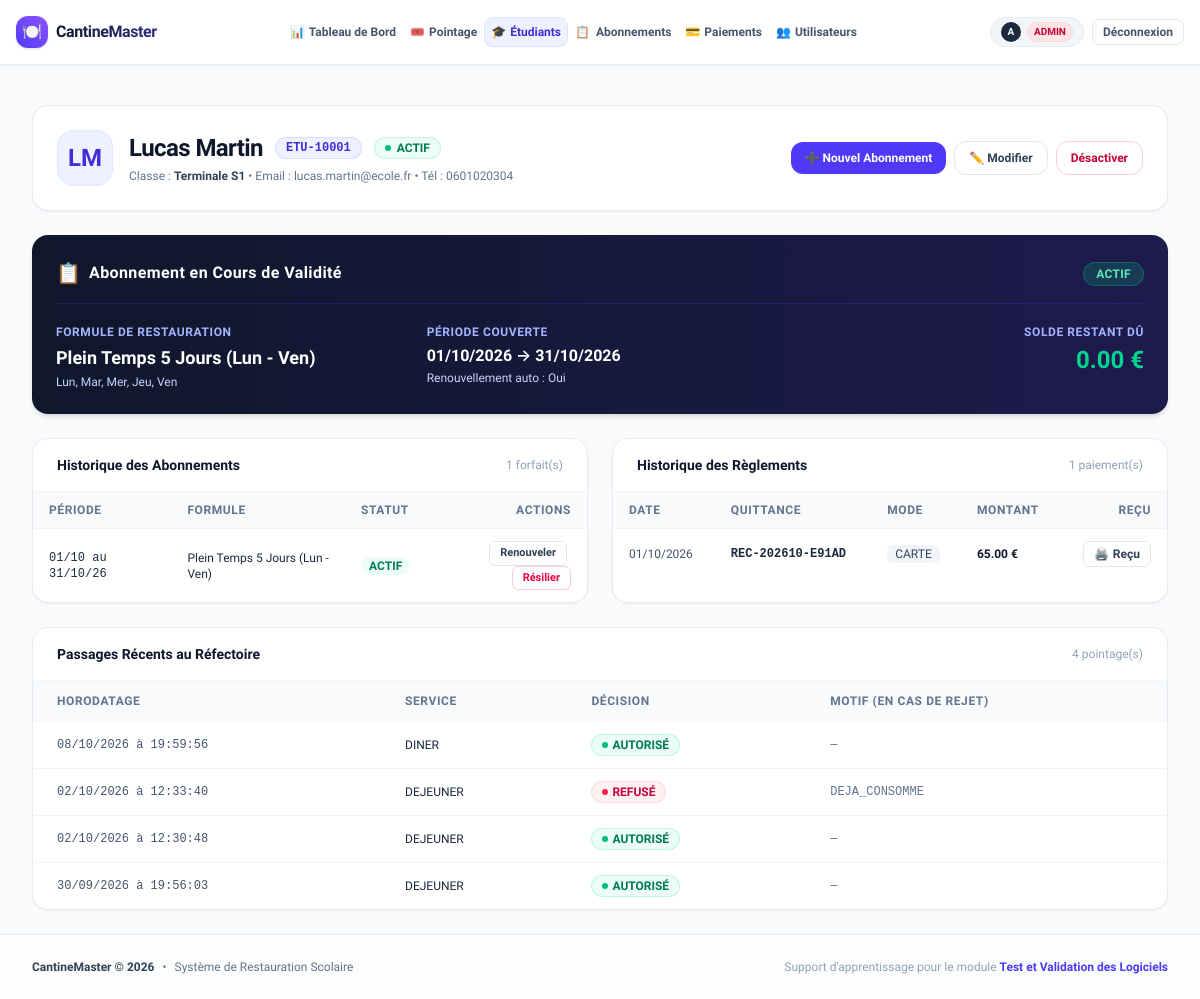
Page /students/1 (signed in) on the earlier database version.
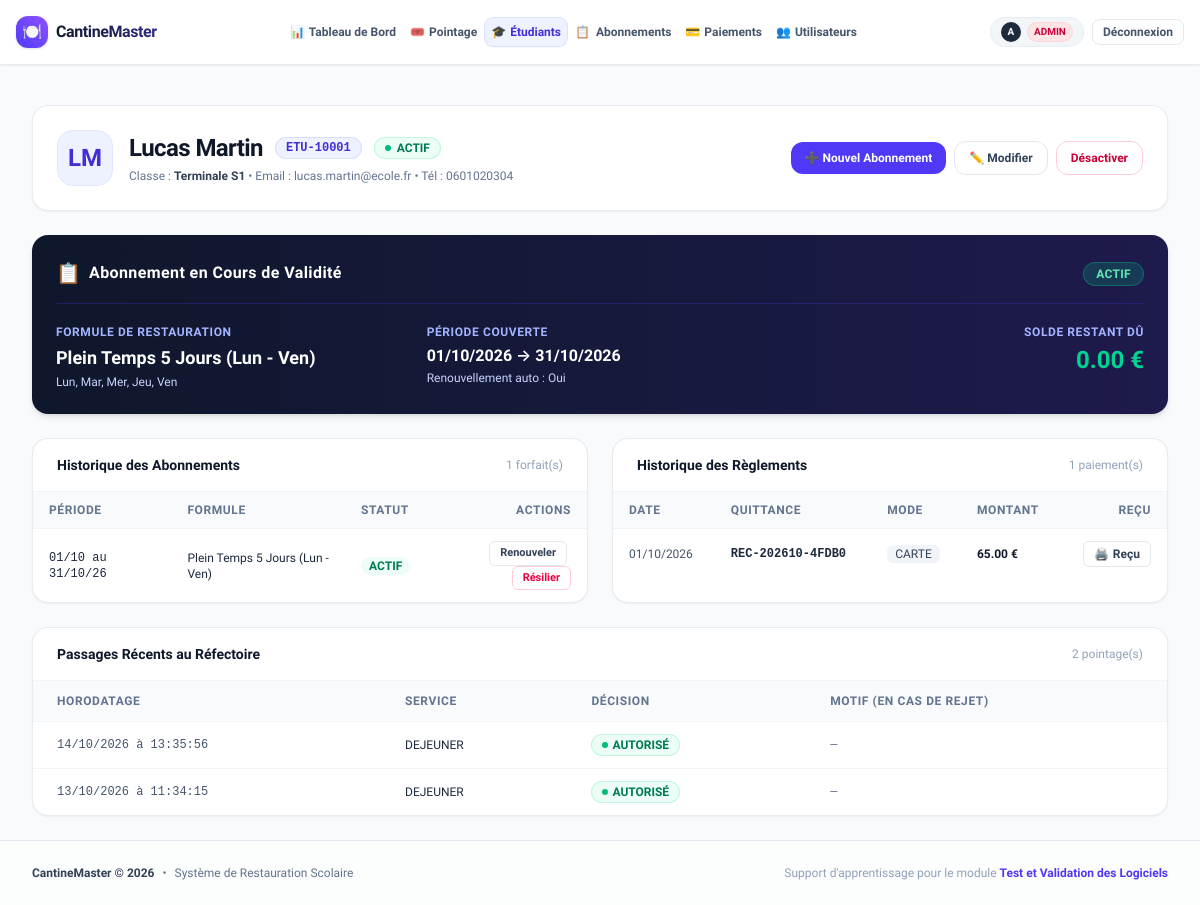
Same page on the later database version.
### app/models/subscription.py (models this page shows, shortened)
class Subscription(db.Model):
    __tablename__ = 'subscriptions'
    STATUS_EN_ATTENTE = 'EN_ATTENTE_PAIEMENT'
    STATUS_ACTIF = 'ACTIF'
    STATUS_SUSPENDU = 'SUSPENDU'
    STATUS_EXPIRE = 'EXPIRE'
    STATUS_RESILIE = 'RESILIE'
    ALL_STATUSES = [
        STATUS_EN_ATTENTE,
        STATUS_ACTIF,
        STATUS_SUSPENDU,
        STATUS_EXPIRE,
        STATUS_RESILIE
    ]
    id = db.Column(db.Integer, primary_key=True)
    student_id = db.Column(db.Integer, db.ForeignKey('students.id'), nullable=False, index=True)
    plan_id = db.Column(db.Integer, db.ForeignKey('subscription_plans.id'), nullable=False, index=True)
    start_date = db.Column(db.Date, nullable=False)
    end_date = db.Column(db.Date, nullable=False)
    status = db.Column(db.String(30), nullable=False, default=STATUS_EN_ATTENTE)
    auto_renew = db.Column(db.Boolean, default=True, nullable=False)
    created_at = db.Column(db.DateTime, default=datetime.utcnow, nullable=False)
    payments = db.relationship('Payment', backref='subscription', lazy='dynamic')
    @property
    def total_paid(self):
        from app.models.payment import Payment
        paid_sum = db.session.query(db.func.sum(Payment.amount)).filter(
            Payment.subscription_id == self.id,
            Payment.status == Payment.STATUS_PAYE
        ).scalar()
        return paid_sum or 0.0
    @property
    def balance_due(self):
        expected = self.plan.price_monthly if self.plan else 0.0
        return max(0.0, expected - self.total_paid)

### app/models/plan.py (models this page shows, shortened)
class SubscriptionPlan(db.Model):
    __tablename__ = 'subscription_plans'
    id = db.Column(db.Integer, primary_key=True)
    code = db.Column(db.String(30), unique=True, nullable=False, index=True)
    name = db.Column(db.String(100), nullable=False)
    description = db.Column(db.Text, nullable=True)
    price_monthly = db.Column(db.Float, nullable=False)  # ex: 60.00 EUR
    days_allowed = db.Column(db.String(20), nullable=False, default="0,1,2,3,4")
    meals_per_day = db.Column(db.Integer, nullable=False, default=1)
    is_active = db.Column(db.Boolean, default=True, nullable=False)
    created_at = db.Column(db.DateTime, default=datetime.utcnow, nullable=False)
    subscriptions = db.relationship('Subscription', backref='plan', lazy='dynamic')
    @property
    def days_allowed_labels(self):
        names = ["Lun", "Mar", "Mer", "Jeu", "Ven", "Sam", "Dim"]
        allowed = [int(x.strip()) for x in self.days_allowed.split(',') if x.strip()]
        return ", ".join(names[i] for i in allowed if 0 <= i <= 6)

### app/models/payment.py (models this page shows, shortened)
class Payment(db.Model):
    __tablename__ = 'payments'
    METHOD_ESPECES = 'ESPECES'
    METHOD_CARTE = 'CARTE'
    METHOD_VIREMENT = 'VIREMENT'
    METHOD_CHEQUE = 'CHEQUE'
    ALL_METHODS = [METHOD_ESPECES, METHOD_CARTE, METHOD_VIREMENT, METHOD_CHEQUE]
    STATUS_PAYE = 'PAYE'
    STATUS_EN_ATTENTE = 'EN_ATTENTE'
    STATUS_ANNULE = 'ANNULE'
    ALL_STATUSES = [STATUS_PAYE, STATUS_EN_ATTENTE, STATUS_ANNULE]
    id = db.Column(db.Integer, primary_key=True)
    subscription_id = db.Column(db.Integer, db.ForeignKey('subscriptions.id'), nullable=False, index=True)
    student_id = db.Column(db.Integer, db.ForeignKey('students.id'), nullable=False, index=True)
    amount = db.Column(db.Float, nullable=False)
    payment_date = db.Column(db.Date, nullable=False, default=date.today)
    payment_method = db.Column(db.String(20), nullable=False, default=METHOD_CARTE)
    status = db.Column(db.String(20), nullable=False, default=STATUS_PAYE)
    reference = db.Column(db.String(64), unique=True, nullable=False, index=True)
    receipt_number = db.Column(db.String(64), unique=True, nullable=True)
    notes = db.Column(db.Text, nullable=True)
    created_at = db.Column(db.DateTime, default=datetime.utcnow, nullable=False)

### app/models/attendance.py (models this page shows, shortened)
class AttendanceLog(db.Model):
    __tablename__ = 'attendance_logs'
    SERVICE_DEJEUNER = 'DEJEUNER'
    SERVICE_DINER = 'DINER'
    SERVICES = [SERVICE_DEJEUNER, SERVICE_DINER]
    STATUS_AUTORISE = 'AUTORISE'
    STATUS_REFUSE = 'REFUSE'
    STATUSES = [STATUS_AUTORISE, STATUS_REFUSE]
    REASON_STUDENT_INACTIVE = 'ETUDIANT_INACTIF'
    REASON_NO_SUBSCRIPTION = 'PAS_D_ABONNEMENT'
    REASON_EXPIRED = 'ABONNEMENT_EXPIRE'
    REASON_SUSPENDED = 'IMPAYE_SUSPENDU'
    REASON_SUSPENDU = 'IMPAYE_SUSPENDU'
    REASON_DAY_NOT_ALLOWED = 'JOUR_NON_AUTORISE'
    REASON_OUT_OF_HOURS = 'HORS_CRENEAU'
    REASON_ALREADY_USED = 'DEJA_CONSOMME'
    REASON_NOT_ENOUGH_MEALS = 'REPAS_EPUISE'
    REASONS = [
        REASON_STUDENT_INACTIVE,
        REASON_NO_SUBSCRIPTION,
        REASON_EXPIRED,
        REASON_SUSPENDED,
        REASON_DAY_NOT_ALLOWED,
        REASON_OUT_OF_HOURS,
        REASON_ALREADY_USED,
        REASON_NOT_ENOUGH_MEALS
    ]
    id = db.Column(db.Integer, primary_key=True)
    student_id = db.Column(db.Integer, db.ForeignKey('students.id'), nullable=False, index=True)
    timestamp = db.Column(db.DateTime, default=datetime.utcnow, nullable=False, index=True)
    service_type = db.Column(db.String(20), nullable=False, default=SERVICE_DEJEUNER)
    status = db.Column(db.String(20), nullable=False)
    refusal_reason = db.Column(db.String(50), nullable=True)
    scanned_by_user_id = db.Column(db.Integer, db.ForeignKey('users.id'), nullable=True)
    scanned_by = db.relationship('User', backref='scanned_attendances')
    @property
    def is_authorized(self):
        return self.status == self.STATUS_AUTORISE

### app/routes/student_routes.py (the view)
@student_bp.route('/<int:student_id>')
@login_required
@role_required(User.ROLE_ADMIN, User.ROLE_GESTIONNAIRE, User.ROLE_AGENT)
def student_detail(student_id):
    student = db.session.get(Student, student_id)
    if not student:
        flash("Étudiant introuvable.", "danger")
        return redirect(url_for('students.list_students'))
    current_sub = student.get_active_subscription()
    plans = SubscriptionPlan.query.filter_by(is_active=True).all()
    subscriptions = student.subscriptions.order_by(db.desc('start_date')).all()
    payments = student.payments.order_by(db.desc('created_at')).limit(10).all()
    attendances = student.attendances.order_by(db.desc('timestamp')).limit(15).all()
    return render_template(
        'students/detail.html',
        student=student,
        current_sub=current_sub,
        plans=plans,
        subscriptions=subscriptions,
        payments=payments,
        attendances=attendances
    )

### app/templates/students/detail.html (shortened to what the changed rows need)
{% extends "base.html" %}
{% block content %}
<div class="space-y-6">
  <div class="bg-white rounded-2xl border border-slate-200/80 shadow-xs p-6 flex flex-col md:flex-row md:items-center md:justify-between gap-4">
    <div class="flex items-center gap-4">
      <div>
        <div class="flex items-center gap-3">
          <h1 class="text-2xl font-extrabold text-slate-900 tracking-tight">{{ student.full_name }}</h1>
        </div>
      </div>
    </div>
  </div>
  <div class="bg-gradient-to-r from-slate-900 to-indigo-950 text-white rounded-2xl p-6 shadow-md">
    <div class="flex items-center justify-between pb-4 border-b border-indigo-800/40">
      <div class="flex items-center gap-2">
        <h2 class="font-bold text-base tracking-wide">Abonnement en Cours de Validité</h2>
      </div>
      <div>
        {% if current_sub %}
          <span class="px-3 py-1 rounded-full text-xs font-extrabold tracking-wide uppercase bg-emerald-500/20 text-emerald-300 border border-emerald-400/30">
            {{ current_sub.status }}
          </span>
        {% else %}
          <span class="px-3 py-1 rounded-full text-xs font-medium bg-slate-800 text-slate-400 border border-slate-700">
            Aucun forfait actif
          </span>
        {% endif %}
      </div>
    </div>
    {% if current_sub %}
    <div class="grid grid-cols-1 sm:grid-cols-3 gap-6 pt-5">
      <div>
        <div class="text-xs uppercase tracking-wider text-indigo-300 font-semibold">Formule de Restauration</div>
        <div class="text-lg font-bold text-white mt-1">{{ current_sub.plan.name }}</div>
        <div class="text-xs text-indigo-200 mt-0.5">{{ current_sub.plan.days_allowed_labels }}</div>
      </div>
      <div>
        <div class="text-xs uppercase tracking-wider text-indigo-300 font-semibold">Période Couverte</div>
        <div class="text-base font-semibold text-white mt-1">
          {{ current_sub.start_date.strftime('%d/%m/%Y') }} &rarr; {{ current_sub.end_date.strftime('%d/%m/%Y') }}
        </div>
        <div class="text-xs text-indigo-200 mt-0.5">Renouvellement auto : {{ 'Oui' if current_sub.auto_renew else 'Non' }}</div>
      </div>
      <div class="flex flex-col sm:items-end justify-between">
        <div>
          <div class="text-xs uppercase tracking-wider text-indigo-300 font-semibold sm:text-right">Solde Restant Dû</div>
          <div class="text-2xl font-extrabold sm:text-right mt-1 {{ 'text-rose-400' if current_sub.balance_due > 0 else 'text-emerald-400' }}">
            {{ "%.2f"|format(current_sub.balance_due) }} €
          </div>
        </div>
      </div>
    </div>
    {% endif %}
  </div>
  <div class="grid grid-cols-1 lg:grid-cols-2 gap-6">
    <div class="bg-white rounded-2xl border border-slate-200/80 shadow-xs overflow-hidden">
      <div class="overflow-x-auto">
        <table class="w-full text-left text-xs">
          <thead class="bg-slate-50 text-slate-500 font-bold uppercase tracking-wider border-b border-slate-100">
            <tr>
              <th class="px-4 py-2.5">Période</th>
              <th class="px-4 py-2.5">Formule</th>
              <th class="px-4 py-2.5">Statut</th>
              <th class="px-4 py-2.5 text-right">Actions</th>
            </tr>
          </thead>
          <tbody class="divide-y divide-slate-100">
            {% for sub in subscriptions %}
            <tr class="hover:bg-slate-50/50">
              <td class="px-4 py-3 font-mono">{{ sub.start_date.strftime('%d/%m') }} au {{ sub.end_date.strftime('%d/%m/%y') }}</td>
              <td class="px-4 py-3 font-medium">{{ sub.plan.name }}</td>
              <td class="px-4 py-3">
                {% if sub.status == 'ACTIF' %}
                  <span class="px-2 py-0.5 rounded-full font-bold bg-emerald-50 text-emerald-700">ACTIF</span>
                {% elif sub.status == 'EXPIRE' %}
                  <span class="px-2 py-0.5 rounded-full font-bold bg-slate-100 text-slate-600">EXPIRÉ</span>
                {% elif sub.status == 'SUSPENDU' %}
                  <span class="px-2 py-0.5 rounded-full font-bold bg-rose-50 text-rose-700">SUSPENDU</span>
                {% elif sub.status == 'RESILIE' %}
                  <span class="px-2 py-0.5 rounded-full font-bold bg-slate-100 text-slate-400">RÉSILIÉ</span>
                {% else %}
                  <span class="px-2 py-0.5 rounded-full font-bold bg-amber-50 text-amber-700">{{ sub.status }}</span>
                {% endif %}
              </td>
              <td class="px-4 py-3 text-right space-x-1">
                {% if sub.status in ['ACTIF', 'EXPIRE'] %}
                <form method="POST" action="{{ url_for('subscriptions.renew_subscription', sub_id=sub.id) }}" class="inline">
                  <button type="submit" class="px-2.5 py-1 rounded-md text-[11px] font-semibold border border-slate-200 hover:bg-slate-100 text-slate-700 cursor-pointer">
                    Renouveler
                  </button>
                </form>
                {% endif %}
                {% if sub.status == 'ACTIF' %}
                <form method="POST" action="{{ url_for('subscriptions.cancel_subscription', sub_id=sub.id) }}" class="inline" onsubmit="return confirm('Résilier cet abonnement ?');">
                  <button type="submit" class="px-2.5 py-1 rounded-md text-[11px] font-semibold border border-rose-200 hover:bg-rose-50 text-rose-600 cursor-pointer">
                    Résilier
                  </button>
                </form>
                {% endif %}
              </td>
            </tr>
            {% else %}
            <tr>
              <td colspan="4" class="px-4 py-6 text-center text-slate-400">Aucun historique d'abonnement.</td>
            </tr>
            {% endfor %}
          </tbody>
        </table>
      </div>
    </div>
    <div class="bg-white rounded-2xl border border-slate-200/80 shadow-xs overflow-hidden">
      <div class="overflow-x-auto">
        <table class="w-full text-left text-xs">
          <thead class="bg-slate-50 text-slate-500 font-bold uppercase tracking-wider border-b border-slate-100">
            <tr>
              <th class="px-4 py-2.5">Date</th>
              <th class="px-4 py-2.5">Quittance</th>
              <th class="px-4 py-2.5">Mode</th>
              <th class="px-4 py-2.5">Montant</th>
              <th class="px-4 py-2.5 text-right">Reçu</th>
            </tr>
          </thead>
          <tbody class="divide-y divide-slate-100">
            {% for p in payments %}
            <tr class="hover:bg-slate-50/50">
              <td class="px-4 py-3 text-slate-600">{{ p.payment_date.strftime('%d/%m/%Y') }}</td>
              <td class="px-4 py-3 font-mono font-bold text-slate-800">{{ p.receipt_number or p.reference }}</td>
              <td class="px-4 py-3">
                <span class="px-2 py-0.5 rounded-md bg-slate-100 text-slate-700 font-medium">{{ p.payment_method }}</span>
              </td>
              <td class="px-4 py-3 font-bold text-slate-900">{{ "%.2f"|format(p.amount) }} €</td>
              <td class="px-4 py-3 text-right">
                <a href="{{ url_for('payments.payment_receipt', payment_id=p.id) }}" target="_blank" class="px-2.5 py-1 rounded-md border border-slate-200 hover:bg-slate-50 text-slate-700 font-semibold inline-flex items-center gap-1">
                  <span>🖨️</span>
                  <span>Reçu</span>
                </a>
              </td>
            </tr>
            {% else %}
            <tr>
              <td colspan="5" class="px-4 py-6 text-center text-slate-400">Aucun règlement enregistré.</td>
            </tr>
            {% endfor %}
          </tbody>
        </table>
      </div>
    </div>
  </div>
  <div class="bg-white rounded-2xl border border-slate-200/80 shadow-xs overflow-hidden">
    <div class="px-6 py-4 border-b border-slate-100 flex items-center justify-between">
      <h3 class="font-bold text-slate-900 text-sm">Passages Récents au Réfectoire</h3>
      <span class="text-xs text-slate-400 font-medium">{{ attendances|length }} pointage(s)</span>
    </div>
    <div class="overflow-x-auto">
      <table class="w-full text-left text-xs">
        <thead class="bg-slate-50 text-slate-500 font-bold uppercase tracking-wider border-b border-slate-100">
          <tr>
            <th class="px-6 py-3">Horodatage</th>
            <th class="px-6 py-3">Service</th>
            <th class="px-6 py-3">Décision</th>
            <th class="px-6 py-3">Motif (en cas de rejet)</th>
          </tr>
        </thead>
        <tbody class="divide-y divide-slate-100">
          {% for att in attendances %}
          <tr class="hover:bg-slate-50/50">
            <td class="px-6 py-3 font-mono text-slate-600">{{ att.timestamp.strftime('%d/%m/%Y à %H:%M:%S') }}</td>
            <td class="px-6 py-3 font-medium">{{ att.service_type }}</td>
            <td class="px-6 py-3">
              {% if att.is_authorized %}
                <span class="inline-flex items-center gap-1 px-2.5 py-0.5 rounded-full font-bold bg-emerald-50 text-emerald-700 border border-emerald-200/60">
                  <span class="w-1.5 h-1.5 rounded-full bg-emerald-500"></span>
                  AUTORISÉ
                </span>
              {% else %}
                <span class="inline-flex items-center gap-1 px-2.5 py-0.5 rounded-full font-bold bg-rose-50 text-rose-700 border border-rose-200/60">
                  <span class="w-1.5 h-1.5 rounded-full bg-rose-500"></span>
                  REFUSÉ
                </span>
              {% endif %}
            </td>
            <td class="px-6 py-3 text-slate-500 font-mono">{{ att.refusal_reason or '—' }}</td>
          </tr>
          {% else %}
          <tr>
            <td colspan="4" class="px-6 py-8 text-center text-slate-400">Aucun passage enregistré pour cet élève.</td>
          </tr>
          {% endfor %}
        </tbody>
      </table>
    </div>
  </div>
</div>
{% endblock %}

Differences in the rows shown:
removed AttendanceLog: timestamp "08/10/2026 à 19:59:56", service_type "DINER", status "AUTORISE" (drawn), refusal_reason "—"
no longer on this page (row edited): AttendanceLog: timestamp "02/10/2026 à 12:30:48", service_type "DEJEUNER", status "AUTORISE" (drawn), refusal_reason "—"
changed Payment "CARTE": receipt_number "REC-202610-E91AD" → "REC-202610-4FDB0"
changed AttendanceLog (number 1 of 2 on the later page): timestamp "02/10/2026 à 12:33:40" → "14/10/2026 à 13:35:56"; refusal_reason "DEJA_CONSOMME" → "—"; status "REFUSÉ" → "AUTORISÉ"
changed AttendanceLog (number 2 of 2 on the later page): timestamp "30/09/2026 à 19:56:03" → "13/10/2026 à 11:34:15"
Other differences:
{{ attendances|length }}: "4" → "2"
